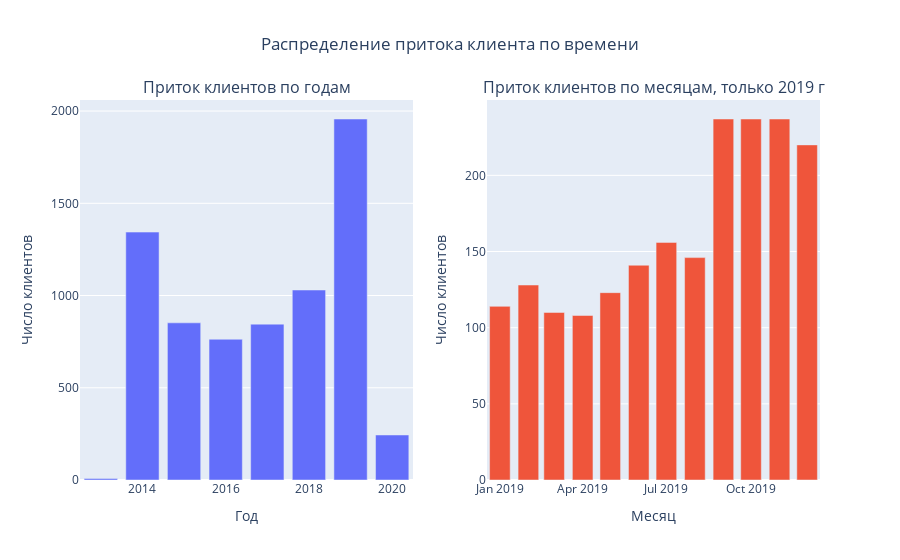

The code cell stored with this chart in its notebook:
### Markdown cell above
## 3.2 **Даты**

Посмотрим за какой период данные.

### Code cell
fig = make_subplots(rows=1, cols=2, subplot_titles=['Приток клиентов по годам', 'Приток клиентов по месяцам, только 2019 г'])
fig.add_trace(go.Bar(x=pd.DatetimeIndex(contract['BeginDate']).year.value_counts().index, y=pd.DatetimeIndex(contract['BeginDate']).year.value_counts().values), row=1, col=1)
fig.add_trace(go.Bar(x=contract[pd.DatetimeIndex(contract['BeginDate']).year == 2019].BeginDate.value_counts().index, 
                     y=contract[pd.DatetimeIndex(contract['BeginDate']).year == 2019].BeginDate.value_counts().values), row=1, col=2)
fig.update_layout({'title': {'text':"Распределение притока клиента по времени", 'x':0.5}}, showlegend=False)
fig.update_yaxes(title_text = 'Число клиентов')
fig.update_xaxes(title_text='Год', row=1, col=1)
fig.update_xaxes(title_text='Месяц', row=1, col=2)

### Figure 1 — Plotly figure (JSON) as saved in the notebook; plotly's stock layout.template omitted (floating-point values rounded to 4 significant figures)
{"data": [{"type": "bar", "x": [2019, 2014, 2018, 2015, 2017, 2016, 2020, 2013], "xaxis": "x", "y": [1957, 1344, 1030, 852, 845, 763, 244, 8], "yaxis": "y"}, {"type": "bar", "x": ["2019-10-01", "2019-09-01", "2019-11-01", "2019-12-01", "2019-07-01", "2019-08-01", "2019-06-01", "2019-02-01", "2019-05-01", "2019-01-01", "2019-03-01", "2019-04-01"], "xaxis": "x2", "y": [237, 237, 237, 220, 156, 146, 141, 128, 123, 114, 110, 108], "yaxis": "y2"}], "layout": {"annotations": [{"font": {"size": 16}, "showarrow": false, "text": "Приток клиентов по годам", "x": 0.225, "xanchor": "center", "xref": "paper", "y": 1, "yanchor": "bottom", "yref": "paper"}, {"font": {"size": 16}, "showarrow": false, "text": "Приток клиентов по месяцам, только 2019 г", "x": 0.775, "xanchor": "center", "xref": "paper", "y": 1, "yanchor": "bottom", "yref": "paper"}], "showlegend": false, "title": {"text": "Распределение притока клиента по времени", "x": 0.5}, "xaxis": {"anchor": "y", "domain": [0, 0.45], "title": {"text": "Год"}}, "xaxis2": {"anchor": "y2", "domain": [0.55, 1], "title": {"text": "Месяц"}}, "yaxis": {"anchor": "x", "domain": [0, 1], "title": {"text": "Число клиентов"}}, "yaxis2": {"anchor": "x2", "domain": [0, 1], "title": {"text": "Число клиентов"}}}}
